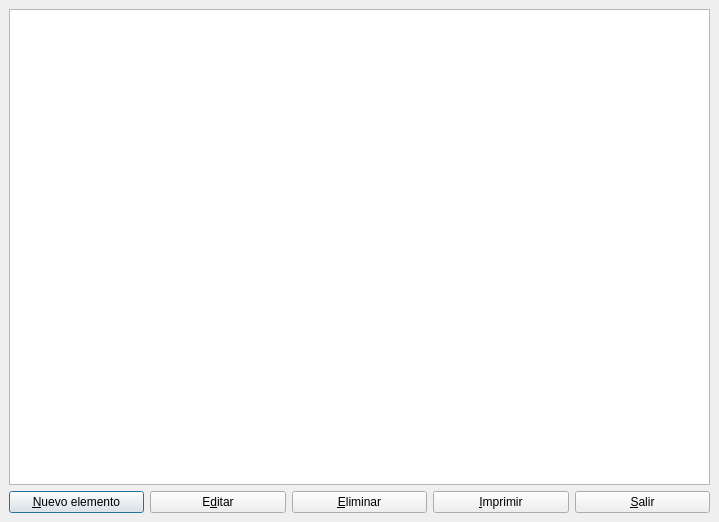
<?xml version="1.0" encoding="UTF-8"?>
<ui version="4.0">
 <author>José Manuel Díez Botella</author>
 <class>planamortizaciones</class>
 <widget class="QDialog" name="planamortizaciones">
  <property name="geometry">
   <rect>
    <x>0</x>
    <y>0</y>
    <width>719</width>
    <height>522</height>
   </rect>
  </property>
  <property name="windowTitle">
   <string>Plan de amortizaciones del inmovilizado</string>
  </property>
  <layout class="QVBoxLayout">
   <property name="spacing">
    <number>6</number>
   </property>
   <property name="leftMargin">
    <number>9</number>
   </property>
   <property name="topMargin">
    <number>9</number>
   </property>
   <property name="rightMargin">
    <number>9</number>
   </property>
   <property name="bottomMargin">
    <number>9</number>
   </property>
   <item>
    <widget class="QTableView" name="plantableView"/>
   </item>
   <item>
    <layout class="QHBoxLayout">
     <property name="spacing">
      <number>6</number>
     </property>
     <property name="leftMargin">
      <number>0</number>
     </property>
     <property name="topMargin">
      <number>0</number>
     </property>
     <property name="rightMargin">
      <number>0</number>
     </property>
     <property name="bottomMargin">
      <number>0</number>
     </property>
     <item>
      <widget class="QPushButton" name="nuevopushButton">
       <property name="text">
        <string>&amp;Nuevo elemento</string>
       </property>
       <property name="icon">
        <iconset resource="keme.qrc">
         <normaloff>:/iconos/graf/Files-New-File-icon.png</normaloff>:/iconos/graf/Files-New-File-icon.png</iconset>
       </property>
       <property name="shortcut">
        <string>Alt+N</string>
       </property>
      </widget>
     </item>
     <item>
      <widget class="QPushButton" name="editarpushButton">
       <property name="text">
        <string>E&amp;ditar</string>
       </property>
       <property name="icon">
        <iconset resource="keme.qrc">
         <normaloff>:/iconos/graf/boligrafo_editar.png</normaloff>:/iconos/graf/boligrafo_editar.png</iconset>
       </property>
       <property name="shortcut">
        <string>Alt+D</string>
       </property>
      </widget>
     </item>
     <item>
      <widget class="QPushButton" name="eliminarpushButton">
       <property name="text">
        <string>&amp;Eliminar</string>
       </property>
       <property name="icon">
        <iconset resource="keme.qrc">
         <normaloff>:/iconos/graf/borrar.png</normaloff>:/iconos/graf/borrar.png</iconset>
       </property>
       <property name="shortcut">
        <string>Alt+E</string>
       </property>
      </widget>
     </item>
     <item>
      <widget class="QPushButton" name="imprimirpushButton">
       <property name="text">
        <string>&amp;Imprimir</string>
       </property>
       <property name="icon">
        <iconset resource="keme.qrc">
         <normaloff>:/iconos/graf/printer.png</normaloff>:/iconos/graf/printer.png</iconset>
       </property>
       <property name="shortcut">
        <string>Alt+I</string>
       </property>
      </widget>
     </item>
     <item>
      <widget class="QPushButton" name="salirpushButton">
       <property name="text">
        <string>&amp;Salir</string>
       </property>
       <property name="icon">
        <iconset resource="keme.qrc">
         <normaloff>:/iconos/graf/application-exit.png</normaloff>:/iconos/graf/application-exit.png</iconset>
       </property>
       <property name="shortcut">
        <string>Alt+S</string>
       </property>
      </widget>
     </item>
    </layout>
   </item>
  </layout>
 </widget>
 <layoutdefault spacing="6" margin="11"/>
 <resources>
  <include location="keme.qrc"/>
 </resources>
 <connections>
  <connection>
   <sender>salirpushButton</sender>
   <signal>clicked()</signal>
   <receiver>planamortizaciones</receiver>
   <slot>accept()</slot>
   <hints>
    <hint type="sourcelabel">
     <x>20</x>
     <y>20</y>
    </hint>
    <hint type="destinationlabel">
     <x>20</x>
     <y>20</y>
    </hint>
   </hints>
  </connection>
 </connections>
</ui>
